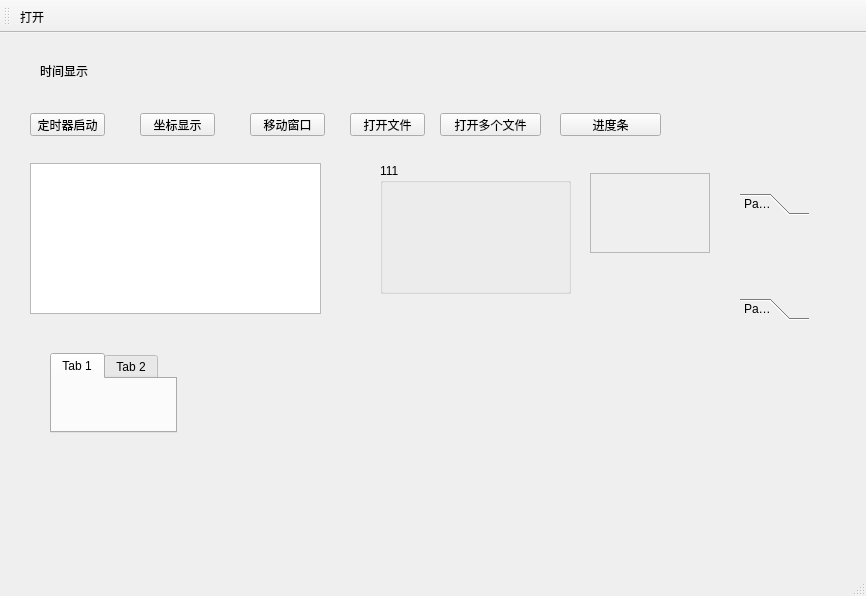
<?xml version="1.0" encoding="UTF-8"?>
<ui version="4.0">
 <class>MainWindow</class>
 <widget class="QMainWindow" name="MainWindow">
  <property name="geometry">
   <rect>
    <x>0</x>
    <y>0</y>
    <width>866</width>
    <height>596</height>
   </rect>
  </property>
  <property name="windowTitle">
   <string>MainWindow</string>
  </property>
  <widget class="QWidget" name="centralwidget">
   <widget class="QPushButton" name="pushButton">
    <property name="geometry">
     <rect>
      <x>30</x>
      <y>80</y>
      <width>75</width>
      <height>23</height>
     </rect>
    </property>
    <property name="text">
     <string>定时器启动</string>
    </property>
   </widget>
   <widget class="QLabel" name="label">
    <property name="geometry">
     <rect>
      <x>40</x>
      <y>30</y>
      <width>53</width>
      <height>15</height>
     </rect>
    </property>
    <property name="text">
     <string>时间显示</string>
    </property>
   </widget>
   <widget class="QPushButton" name="positionBtn">
    <property name="geometry">
     <rect>
      <x>140</x>
      <y>80</y>
      <width>75</width>
      <height>23</height>
     </rect>
    </property>
    <property name="text">
     <string>坐标显示</string>
    </property>
   </widget>
   <widget class="QTextEdit" name="textEdit">
    <property name="geometry">
     <rect>
      <x>30</x>
      <y>130</y>
      <width>291</width>
      <height>151</height>
     </rect>
    </property>
   </widget>
   <widget class="QPushButton" name="moveBtn">
    <property name="geometry">
     <rect>
      <x>250</x>
      <y>80</y>
      <width>75</width>
      <height>23</height>
     </rect>
    </property>
    <property name="text">
     <string>移动窗口</string>
    </property>
   </widget>
   <widget class="QPushButton" name="openfileBtn">
    <property name="geometry">
     <rect>
      <x>350</x>
      <y>80</y>
      <width>75</width>
      <height>23</height>
     </rect>
    </property>
    <property name="text">
     <string>打开文件</string>
    </property>
   </widget>
   <widget class="QPushButton" name="openfilesBtn">
    <property name="geometry">
     <rect>
      <x>440</x>
      <y>80</y>
      <width>101</width>
      <height>23</height>
     </rect>
    </property>
    <property name="text">
     <string>打开多个文件</string>
    </property>
   </widget>
   <widget class="QPushButton" name="progressBtn">
    <property name="geometry">
     <rect>
      <x>560</x>
      <y>80</y>
      <width>101</width>
      <height>23</height>
     </rect>
    </property>
    <property name="text">
     <string>进度条</string>
    </property>
   </widget>
   <widget class="QGroupBox" name="groupBox">
    <property name="geometry">
     <rect>
      <x>380</x>
      <y>130</y>
      <width>191</width>
      <height>131</height>
     </rect>
    </property>
    <property name="title">
     <string>111</string>
    </property>
   </widget>
   <widget class="QScrollArea" name="scrollArea">
    <property name="geometry">
     <rect>
      <x>590</x>
      <y>140</y>
      <width>120</width>
      <height>80</height>
     </rect>
    </property>
    <property name="widgetResizable">
     <bool>true</bool>
    </property>
    <widget class="QWidget" name="scrollAreaWidgetContents">
     <property name="geometry">
      <rect>
       <x>0</x>
       <y>0</y>
       <width>118</width>
       <height>78</height>
      </rect>
     </property>
    </widget>
   </widget>
   <widget class="QToolBox" name="toolBox">
    <property name="geometry">
     <rect>
      <x>740</x>
      <y>160</y>
      <width>69</width>
      <height>127</height>
     </rect>
    </property>
    <property name="currentIndex">
     <number>0</number>
    </property>
    <widget class="QWidget" name="page">
     <property name="geometry">
      <rect>
       <x>0</x>
       <y>0</y>
       <width>69</width>
       <height>69</height>
      </rect>
     </property>
     <attribute name="label">
      <string>Page 1</string>
     </attribute>
    </widget>
    <widget class="QWidget" name="page_2">
     <property name="geometry">
      <rect>
       <x>0</x>
       <y>0</y>
       <width>69</width>
       <height>69</height>
      </rect>
     </property>
     <attribute name="label">
      <string>Page 2</string>
     </attribute>
    </widget>
   </widget>
   <widget class="QTabWidget" name="tabWidget">
    <property name="geometry">
     <rect>
      <x>50</x>
      <y>320</y>
      <width>127</width>
      <height>80</height>
     </rect>
    </property>
    <widget class="QWidget" name="tab">
     <attribute name="title">
      <string>Tab 1</string>
     </attribute>
    </widget>
    <widget class="QWidget" name="tab_2">
     <attribute name="title">
      <string>Tab 2</string>
     </attribute>
    </widget>
   </widget>
   <widget class="QStackedWidget" name="stackedWidget">
    <property name="geometry">
     <rect>
      <x>350</x>
      <y>279</y>
      <width>201</width>
      <height>121</height>
     </rect>
    </property>
    <property name="currentIndex">
     <number>1</number>
    </property>
    <widget class="QWidget" name="page_3"/>
    <widget class="QWidget" name="page_4"/>
   </widget>
  </widget>
  <widget class="QToolBar" name="toolBar">
   <property name="windowTitle">
    <string>toolBar</string>
   </property>
   <attribute name="toolBarArea">
    <enum>TopToolBarArea</enum>
   </attribute>
   <attribute name="toolBarBreak">
    <bool>false</bool>
   </attribute>
   <addaction name="action"/>
  </widget>
  <widget class="QMenuBar" name="menuBar">
   <property name="geometry">
    <rect>
     <x>0</x>
     <y>0</y>
     <width>866</width>
     <height>21</height>
    </rect>
   </property>
  </widget>
  <widget class="QStatusBar" name="statusBar"/>
  <action name="action">
   <property name="icon">
    <iconset theme="QIcon::ThemeIcon::AddressBookNew"/>
   </property>
   <property name="text">
    <string>打开</string>
   </property>
   <property name="menuRole">
    <enum>QAction::NoRole</enum>
   </property>
  </action>
 </widget>
 <resources/>
 <connections/>
</ui>
